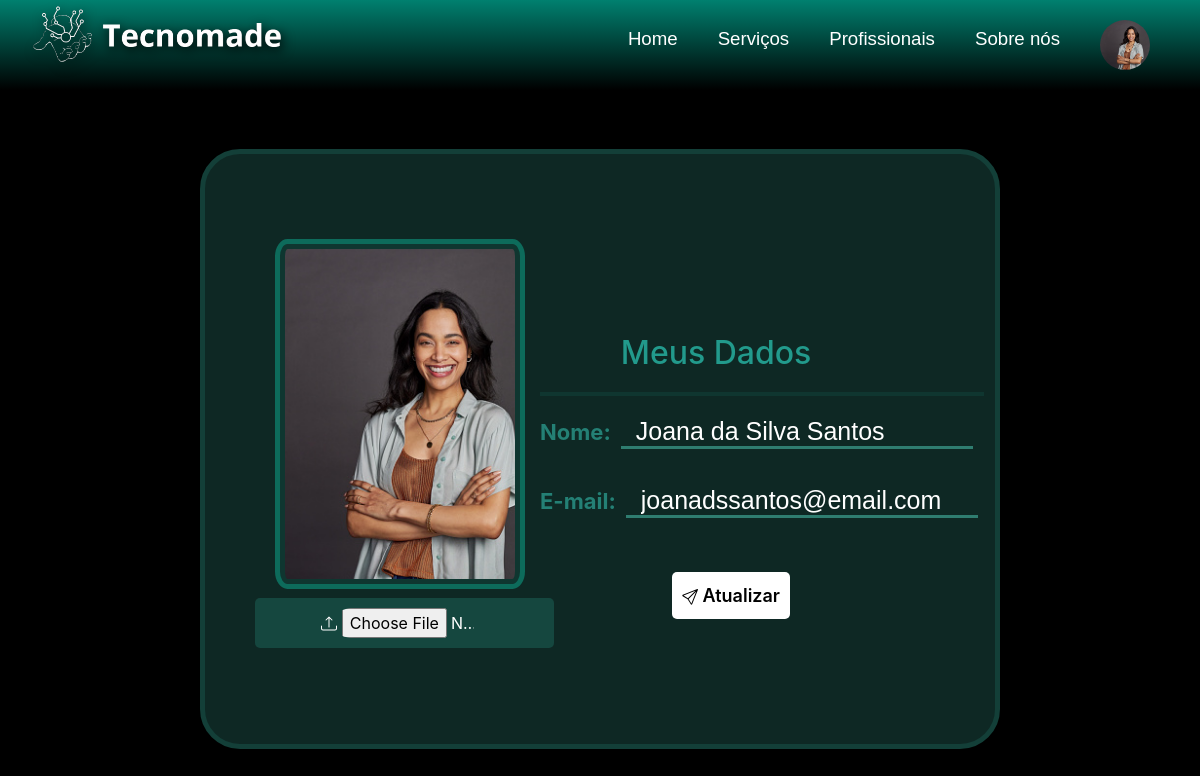
/editarPerfilUsr.php (signed in), run on the app's committed database.
### tables this page shows
CREATE TABLE `users` (
  `id_Usr` int(11) NOT NULL,
  `usrName` varchar(100) NOT NULL,
  `dtNasUsr` date NOT NULL,
  `email` varchar(100) NOT NULL,
  `gender` char(1) NOT NULL,
  `imgName` varchar(255) NOT NULL,
  `celUsr` varchar(20) NOT NULL,
  `hashPass` varchar(255) NOT NULL,
  `cpf` varchar(14) NOT NULL
);

### editarPerfilUsr.php (the view, shortened to what this page needs)
<?php
require_once "connect.php";
require_once 'navUsr.php';
?>
<!DOCTYPE html>
<html lang="pt-br">
<head>
    <link rel="stylesheet" type="text/css" href="css/perfilUsr.css">
</head>
<body>
    <link rel="stylesheet" href="https://stackpath.bootstrapcdn.com/bootstrap/4.3.1/css/bootstrap.min.css">
    <div class="container">
        <div class="dados-usr dados-usr_edit">
            <?php
            if (isset($_SESSION['id_Usr'])) {
                $sql = "SELECT * FROM users WHERE id_Usr = $_SESSION[id_Usr]";
                $result = $conn->query($sql);
                if ($result->num_rows > 0) {
                    $row = $result->fetch_assoc();
                    if (empty($row['imgData'])) {
                        $imgUsr = 'upload/' . $row['imgName'];
                        echo "<img src='$imgUsr' alt='Imagem do Usuario' class='imgUsr imgUsr_edit'><br><br>";
                    }
                    echo "<form method='POST' class='form_usr_edit' enctype='multipart/form-data'>";
                    echo"<div class='input_file input_file_edit'>";
                    echo "<svg xmlns='http://www.w3.org/2000/svg' width='16' height='16' fill='currentColor' class='bi bi-upload' viewBox='0 0 16 16'>
                    <path d='M.5 9.9a.5.5 0 0 1 .5.5v2.5a1 1 0 0 0 1 1h12a1 1 0 0 0 1-1v-2.5a.5.5 0 0 1 1 0v2.5a2 2 0 0 1-2 2H2a2 2 0 0 1-2-2v-2.5a.5.5 0 0 1 .5-.5'/>
                    <path d='M7.646 1.146a.5.5 0 0 1 .708 0l3 3a.5.5 0 0 1-.708.708L8.5 2.707V11.5a.5.5 0 0 1-1 0V2.707L5.354 4.854a.5.5 0 1 1-.708-.708z'/></svg><input type='file' name='imagem' accept='foto/'>";
                    echo "</div>";
                    echo "<div class='cont_pf cont_pf_edit'>";
                    echo "<h3 class='title_perfil'>Meus Dados</h3><br>";
                    echo "<hr>";
                    echo "<div class='area'>";
                    echo "<label class='lbl_dados'>Nome: </label>";
                    echo "<input type='text' class='inp_dados' name='pfName' value='" . $row["usrName"] . "''><br><br>";
                    echo "</div>";
                    echo "<div class='area'>";
                    echo "<label class='lbl_dados'>E-mail:</label>";
                    echo "<input type='text' class='inp_dados' name='email' value='" . $row["email"] . "'";
                    echo "</div>";
                    echo '<br><br></ul>';
                    echo "<button type='submit' name='atualizar' class='btn2 btn2-primary'><svg xmlns='http://www.w3.org/2000/svg' width='16' height='16' fill='currentColor' class='bi bi-send' viewBox='0 0 16 16'>
                    <path d='M15.854.146a.5.5 0 0 1 .11.54l-5.819 14.547a.75.75 0 0 1-1.329.124l-3.178-4.995L.643 7.184a.75.75 0 0 1 .124-1.33L15.314.037a.5.5 0 0 1 .54.11ZM6.636 10.07l2.761 4.338L14.13 2.576zm6.787-8.201L1.591 6.602l4.339 2.76z'/>
                  </svg> Atualizar</button>";
                    echo "</div>";
                    echo "</form>";
                }
            } else {
                echo "ID do usuário não encontrado.";
            }
            ?>
        </div>
    </div>
</body>
</html>

### navUsr.php (shortened to what this page needs)
<?php
include("connect.php");
?>
<head>
  <link rel="stylesheet" href="./css/style_nav.css">
</head>
<div class="header cleafix">
  <div class="container_nav">
    <a class="backhome" href="index.php">
			<img src="./imgs/icon_logo_nav_bar.png" class="logo" />
		</a>
    <ul class="nav">
      <li><a href="homeUsr.php" class="nav-links linkHome">Home</a></li>
      <li><a href="services.php" class="nav-links linkServices">Serviços</a></li>
      <li><a href="prof.php" class="nav-links linkProf">Profissionais</a></li>
			<li><a href="sobreUsr.php" class="nav-links linkSobre">Sobre nós</a></li>
      <li class="nav-item" id="div_img">
        <a class="nav-link " role="button" data-bs-toggle="dropdown" aria-expanded="false">
        <?php
           $sql = "SELECT * FROM users WHERE id_Usr = $_SESSION[id_Usr]";
           $result = $conn->query($sql);
           if ($result->num_rows > 0) {
               $row = $result->fetch_assoc();
               if(!empty($row['imgName'])){
                $imgUsr = 'upload/' . $row['imgName'];
                echo"<img src='$imgUsr' class='imgNav' alt='Imagem do Profissional'>";
               }
           }
          ?>
      </a>
      </li>
    </ul>
  </div>
</div>

### css/style_nav.css (style rules this page uses)
.header { height: 80px; width: 100%; padding: 0px 20px; box-sizing: border-box; position: absolute; display: flex; flex-wrap: wrap; background: linear-gradient(0deg, transparent, rgb(0, 128, 111)); height: 90px; font-family: "League Spartan", sans-serif; width: 100%; top: 0; left: 0; align-items: center; z-index: 9; transition: background-color 0.3s ease; }
.logo { display: block; width: auto !important; height: 80px; object-fit: cover; padding: 10px; filter: drop-shadow(2px 4px 6px black); float: left; margin-top: -20px; }
.nav { float: right; list-style: none !important; position: absolute; right: 30px; }
.nav li { float: left; }
.nav a { display: block; text-decoration: none !important; padding: 10px 20px; font-size: 14pt; }
.nav-links,.nav-link { color: #ffffff; text-decoration: none !important; }
.nav-links::after, .nav-link::after { display: block; margin: 0 auto; margin-top: 5px; width: 0; height: 2px; background-color: rgb(255, 255, 255); content: ""; opacity: 0; -webkit-transition: width 0.6s, opacity 0.8s; -moz-transition: width 0.6s, opacity 0.8s; transition: width 0.6s, opacity 0.8s; }

### css/perfilUsr.css (style rules this page uses)
body, html { margin: 0; padding: 0; box-sizing: border-box; background-color: black !important; }
.container { width: 80%; height: 100%; padding-top: 5%; background-color: rgb(0, 0, 0); margin-top: 10%; display: flex; margin: auto; justify-content: center; }
.container .imgUsr { width: 250px; height: 350px; text-align: center; display: flex; position: relative; border-radius: 5%; padding: 5px; margin-bottom: 0; border: 5px solid rgb(13, 107, 91); object-fit: cover; top: 30%; transform: translateY(-50%); transition: 1s; margin: 50px 0px 0 50px; background-color: #0f3630; }
.container .imgUsr_edit { width: 250px; height: 350px; text-align: center; display: flex; position: relative; border-radius: 5%; padding: 5px; margin-bottom: 0; border: 5px solid rgb(13, 107, 91); object-fit: cover; top: 35%; transform: translateY(-50%); transition: 1s; margin: 0 15px 0 55px; }
.inp_dados { color: rgb(0, 0, 0); font-size: 18px; margin-top: 5px; margin-left: 10px; width: 80%; min-height: 25px; color: rgb(255, 255, 255); padding: 0px 10px 0px 15px; background: transparent; border: none; border-bottom: 3px solid #2f7d70; outline: none; line-height: 25px; margin-bottom: 5px; font-family: "League Spartan", sans-serif; font-size: 25px; }
.lbl_dados { color: rgb(36, 128, 117); font-size: 22px; font-weight: bold; }
.input_file { display: flex; background: #15473f; border-radius: 5px; padding: 5px; margin: 5px; margin-top: 40px; color: #ffffff; width: 50% !important; padding-left:0; position: relative; top: 60% !important; left: -46%; }
.input_file_edit { width: 68% !important; position: relative; left: -66%; top:75% !important; }
.input_file svg { margin-top: 8px; height: 25px; color: #ffffff; margin-left: 22.5%; }
input[type=file] { width: 45% ; margin: 5px !important; border-radius: 10% !important; padding: 5px; }
.btn2 { text-decoration: none; color: rgb(255, 255, 255); text-align: right !important; font-size: 18px; font-weight: 600; padding: 10px; background: #5a8d85; margin-bottom: 10px; background-color: #ffffff !important; color: #000000 !important; border: none !important; border-radius: 5px; margin-left: 30%; margin-top: 5%; }
hr { border: 2px solid #0f3630 !important; padding: 0; width: 100%; }
input[type="file"] { appearance: none; background-color: initial; cursor: default; align-items: baseline; color: inherit; text-overflow: ellipsis; text-align: start !important; padding: initial; border: initial; white-space: pre; overflow: hidden !important; }
.form_usr_edit { width:65% !important; height: 100%; margin-top: -50px; }
.title_perfil { color: rgb(34, 154, 140); text-align: center; margin: 50px 50% 0 0; margin-bottom: -20px; font-size: 32px; width: 80%; }
.dados-usr { display: flex; min-height: 600px; max-height: 600px; width: 800px; border-radius: 40px; position: relative; top: 10%; padding: 15px; padding-top:90px; border: #133f38 5px solid; background-color: #0e2824; }
.dados-usr_edit { position: relative; top: 12%; min-height: 600px !important; max-height: 600px !important; }

### navUsr.php (style rules this page uses)
.imgNav { width:50px; height: 50px; border-radius: 50%; object-fit: cover; padding: 0; margin-top: -5px; }

### data on the page
users: imgName (picture), pfName "Joana da Silva Santos", email "joanadssantos@email.com"
